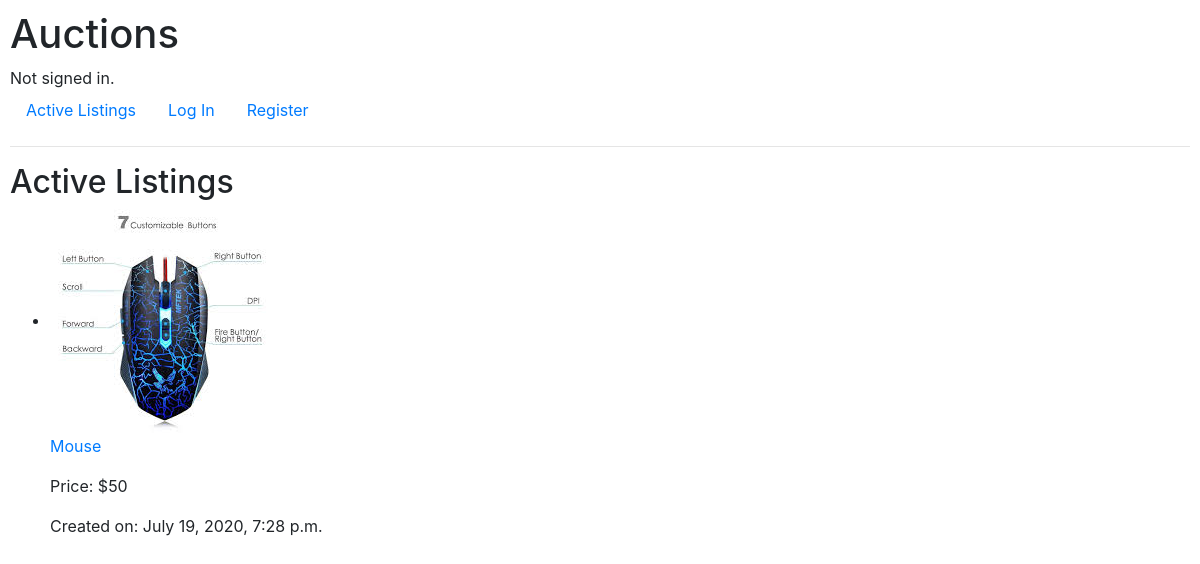
Page /categorical_listing/Electronics on the committed database.
### auctions/models.py (models this page shows, shortened)
class Listings(models.Model):
    id_no = models.AutoField(primary_key=True)
    item_name = models.CharField(max_length=64)
    description = models.TextField(max_length=64)
    item_price = models.IntegerField()
    listed_by = models.CharField(max_length=64)
    category = models.CharField(max_length=20)
    date_added = models.DateTimeField()
    watchlist = models.BooleanField(default=False)
    image = models.ImageField()

### auctions/views.py (the view)
# urls.py: path("categorical_listing/<str:category>",views.categorical_listing,name="categorical_listing"),
def categorical_listing(request, category):
    listing = Listings.objects.filter(category = category).all()
    return render(request,"auctions/index.html",{
        "listings": listing
    })

### auctions/templates/auctions/index.html
{% extends "auctions/layout.html" %}
{% block body %}
    <h2>Active Listings</h2>
    <ul>
        {% for items in listings %}
            <li>
                <div><img src="{{items.image.url}}" alt=""><a href="{% url 'listings' items.id_no %}"><p>{{items.item_name}}</p></a><p>Price: ${{items.item_price}}</p><p>Created on: {{items.date_added}}</p></div>
            </li>
        {% endfor %}
    </ul>
{% endblock %}

### auctions/static/auctions/styles.css (style rules this page uses)
body { padding: 10px; }

### rows in the picture
Listings: image (picture), item_name "Mouse", item_price "50", date_added "July 19, 2020, 7:28 p.m."
